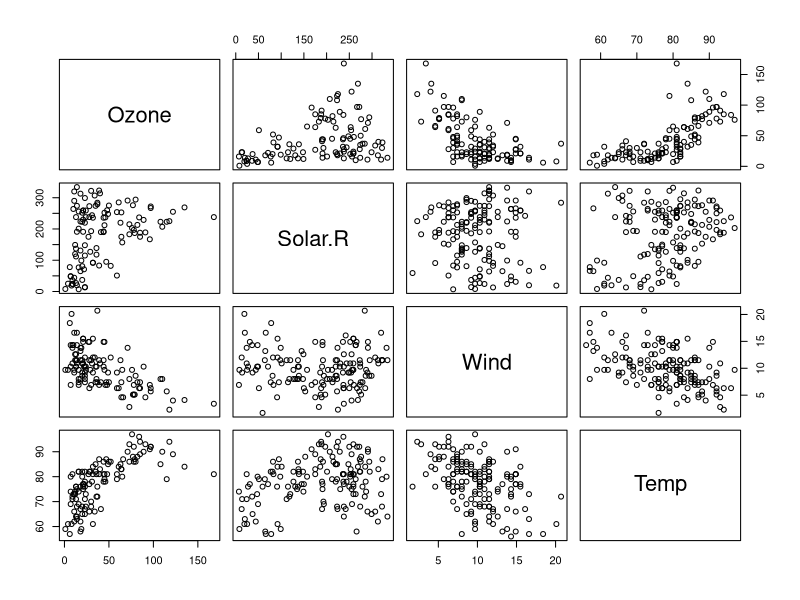
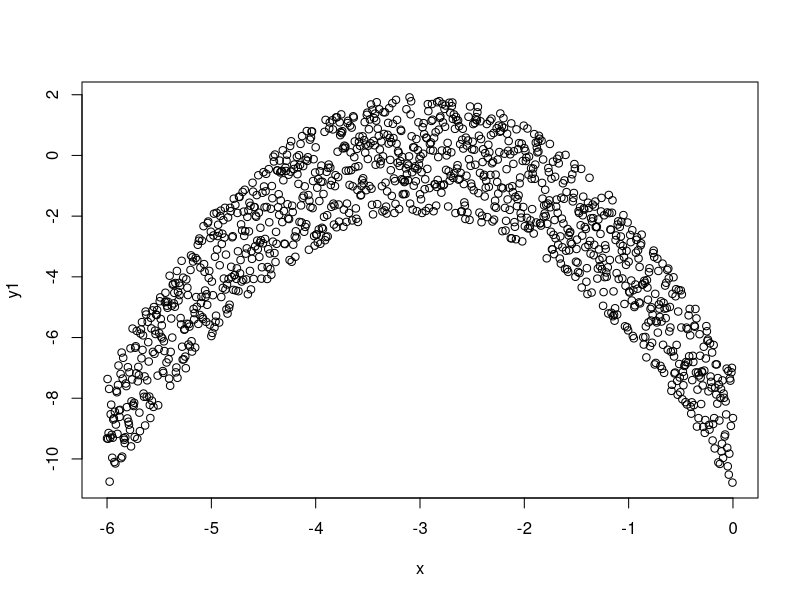
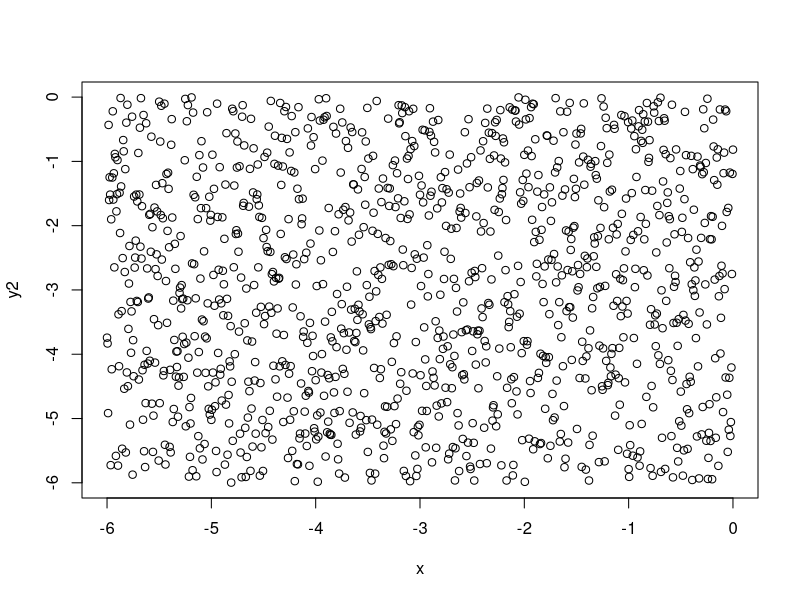
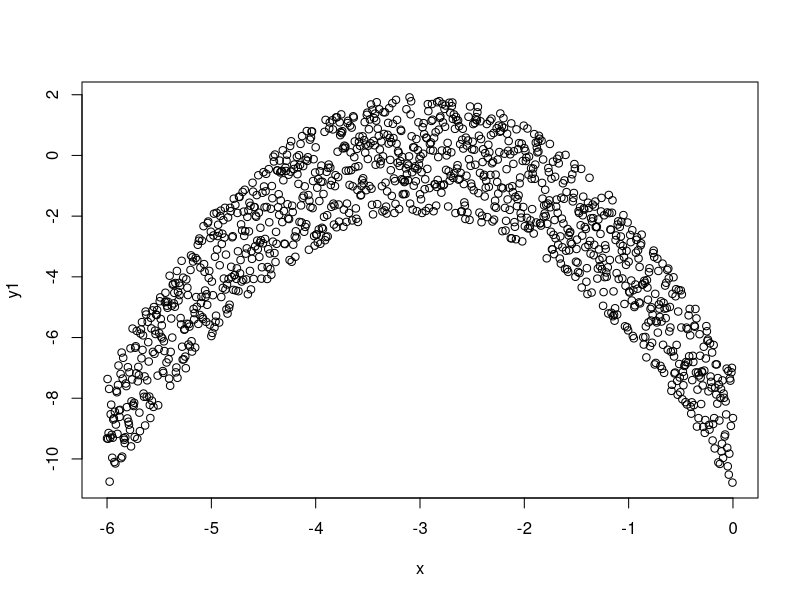
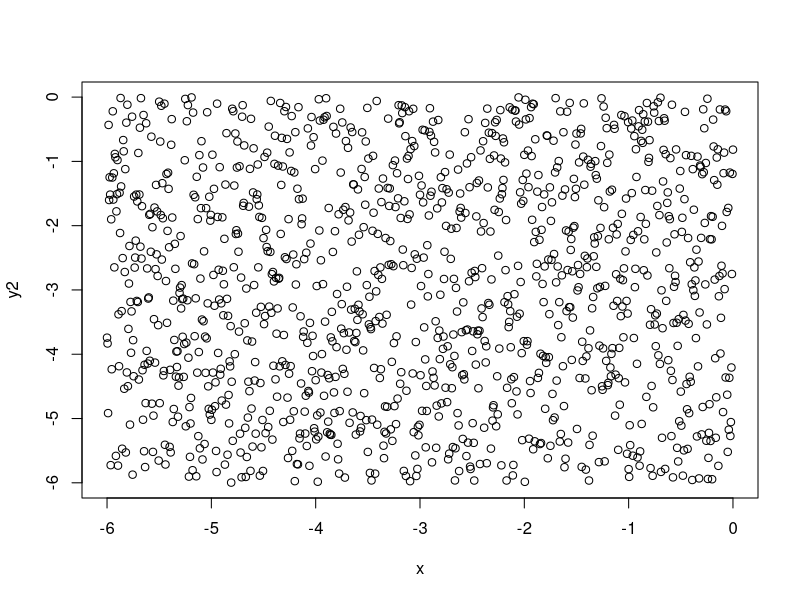
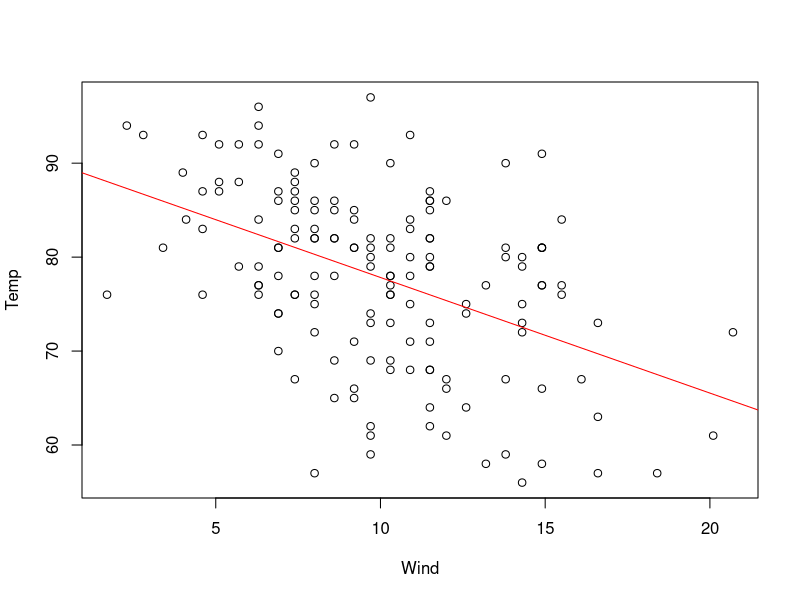

Write the R code that produced these figures, in order. (Note: this script raises an error after producing the figures.)
data("airquality")
str(airquality)

head(airquality, 15)
pairs(airquality[, c("Ozone", "Solar.R", "Wind", "Temp")])
cor(airquality[, c("Ozone", "Solar.R", "Wind", "Temp")], use="na.or.complete")

set.seed(15165)
f = function(x){
y=-(x+3)^2 + runif(length(x), min=-2, max=2)
#print(y)
}
f1 = function(x){
y=runif(length(x), min=min(x), max=max(x))
}
x=seq(from=-6, to=0, by =0.005)
y1=f(x)
y2=f1(x)
head(x, 20)
head(y1, 20)
head(y2, 20)
cor(y1, x)
cor(y2, x) 
plot(x, y1) ## y is response variable, x is independent vairable
plot(x, y2)

plot(y1~x) ## gives same results "y depends on x"
plot(y2~x) ## gives same results

mod = lm(Temp~Wind, data=airquality)
summary(mod)
str(summary(mod)) ##can use this to find df and where df is in the line

plot(Temp~Wind, data=airquality)
abline(lm(Temp~Wind, data=airquality), col="red")


res = residuals(mod)
RSS = sum(res^2) ##Residual sum of squares
RSE = sqrt(RSS/summary(mod)$df[2]) ##Residual standard error
RMSE = RSS/153 ##Root mean square error
MSE = RSS/summary(mod)$df[2] ##Mean square error
anova(mod)


plot(residuals(airqualitymodel))

install.packages("lmtest")
library(lmtest)
dwtest(mod, alternative=c("two.sided"))


is.na(airquality)
which(is.na(airquality$Ozone)==FALSE)
aa = subset(airquality, is.na(Ozone)==FALSE)
aa

## Exercise 4
## airqualitymodel Ozone
SSYOzone = deviance(lm(airquality$Ozone~1))
R2adjust = 1 - RSS/SSYOzone
R2adjust = 0.914
## This R2 value is very high and suggests 91% of the variance is explained by the model.

### Oscar: 
### Don't you think having R^2 this high is unexpected? Making a plot will help you judge your calculation.
### This should be the Sum of Square of "Y" (SSY). Y is the response variable, temperature, not Ozone!


## Exercise 5
library(lmtest)
dwtest(lm(Temp~Ozone, data=airquality), alternative=c("two.sided"))
## DW = 1.1833, p-value = 7.276e-06, alt hypothesis: true autocorrelcation is not 0.
bptest(lm(Temp~Ozone, data=airquality))
## BP= 3.2346, df= 1, p-value= 0.0721
shapiro.test(residuals(airqualitymodel))
qqnorm(residuals(airqualitymodel))
qqline(residuals(airqualitymodel), col="red")
## W = 0.94867, p-value = 0.000226
## The data are normally distributed.
plot(airqualitymodel)
